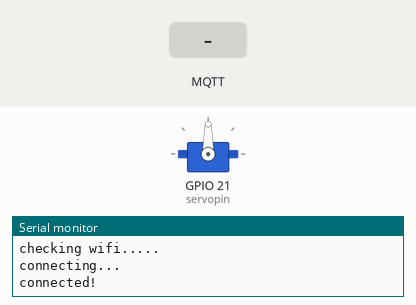
Recording of a program running on a simulated ESP32. On the bench: servo, the last lines printed to the serial monitor. Inputs (shaded band) come from the test bench. WiFi joins after 1.5 s; servers stay silent unless stated; no MQTT or app messages arrive unless stated.

Above: at 3.2 s.
3.3 s: MQTT message "on" arrives on the first subscribed topic
At 4.3 s:
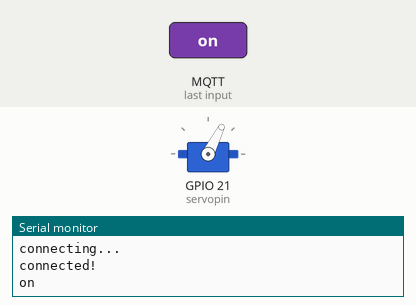
6.1 s: MQTT message "off" arrives on the first subscribed topic
At 7.2 s:
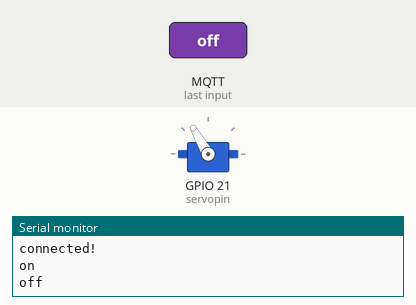
Timing chart, 0 to 9.1 s (numbered marks = the images above; inputs shaded):
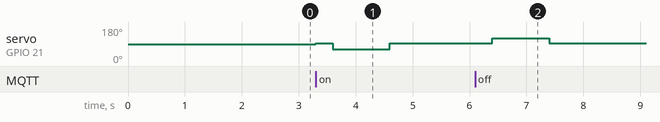

Measured:
- after the input at 3.3 s, servo on GPIO 21 (servopin): 90° → 95° at once, → 63° 0.30 s later, → 95° 1.0 s later
- after the input at 6.1 s, servo on GPIO 21 (servopin): 95° → 120° after 0.30 s, → 95° 1.0 s later

The program:

main.cpp
```cpp
#include <Arduino.h>
#include <WiFi.h>
#include <MQTT.h>
#include <constants.h>
#include <connect.h>
#include <servom.h>

WiFiClient net;
MQTTClient client;

#define servopin 21

bool led_status = false;
long reportTimer = millis();
bool estado;

servom servomotor =servom(servopin);


void inputHandler(String &topic, String &payload)
{
  Serial.println(payload);
  servomotor.mov();
}

void setup()
{
  //put your setup code here, to run once:
  Serial.begin(9600);
  WiFi.begin(SSID, SSID_PASSWORD);
  client.begin(BROKER, net);
  client.onMessage(inputHandler);
  connect(Serial, net, client);
}

void loop()
{
  client.loop();

  delay(10);

  if (!client.connected())
  {
    connect(Serial, net, client);
  }

}
```

connect.h
```cpp
#ifndef CONNECT_H
#define CONNECT_H

#include <Arduino.h>
#include <constants.h>
#include <WiFi.h>
#include <MQTT.h>


void connect(Stream &uart, WiFiClient &wifi, MQTTClient &client){
  uart.print("checking wifi...");
  while (WiFi.status() != WL_CONNECTED) {
    uart.print(".");
    delay(1000);
  }

  Serial.print("\nconnecting...");
  while (!client.connect(MQTT_ID, MQTT_USER, MQTT_PASSWORD)) {
    uart.print(".");
    delay(1000);
  }
  uart.println("\nconnected!");
  client.subscribe(String(TOPIC)+"/#");
}

#endif
```

constants.h
```cpp
#ifndef CONSTANTS_H
#define CONSTANTS_H

const char* SSID = "chuchi";
const char* SSID_PASSWORD = "lalamaria";

#define MQTT_ID "001"
#define MQTT_USER "esp32"
#define MQTT_PASSWORD ""
#define TOPIC "luz_julian_on_off"

#define BROKER "broker.hivemq.com"

#define REPORT_FREQ 20000
#define MAX_ALARM_FREQ 5000

#endif
```

servom.h
```cpp
#ifndef SERVOM_H
#define SERVOM_H

#include <Arduino.h>
#include <ESP32Servo.h>

class servom

{
private:
    boolean counter;
    Servo servoMotor;

public:
    servom(uint8_t pin);
    void mov();
};

servom::servom(uint8_t pin)
{
    this->counter = 0;
    servoMotor.attach(pin);
}

void servom::mov()
{
    servoMotor.write(95);
    delay(300);

    if (this-> counter == 1)
    {
        servoMotor.write(120);
        delay(1000);
        servoMotor.write(95);
        this-> counter = 0;
    }
    else
    {
        servoMotor.write(63);
        delay(1000);
        servoMotor.write(95);
        this-> counter = 1;
    }


}


#endif
```
